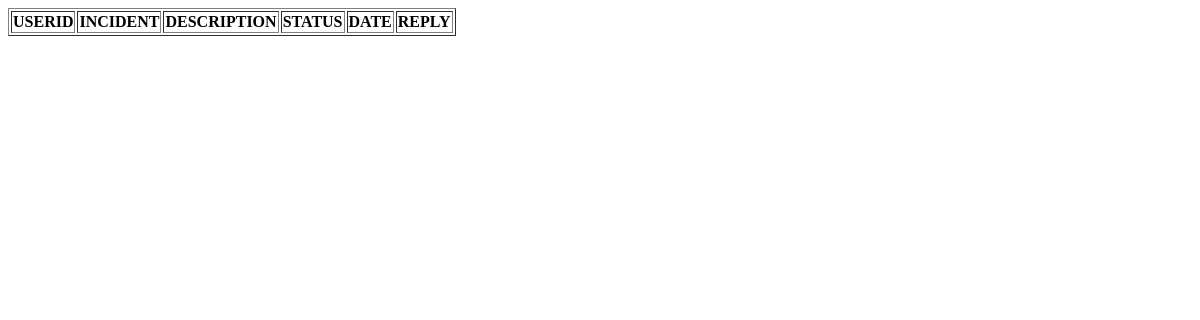
Page /complaint on the earlier database version.
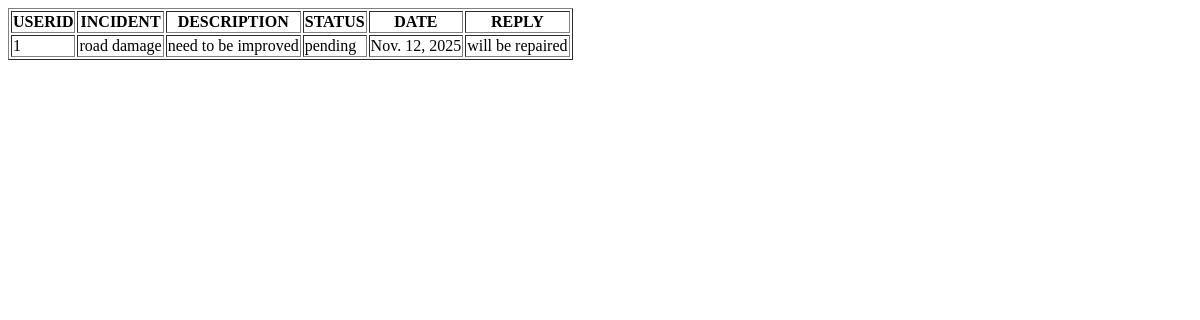
Same page on the later database version.
### roadapp/models.py (models this page shows)
class ComplaintTable(models.Model):
    USERID=models.ForeignKey(UserTable,on_delete=models.CASCADE,null=True,blank=True)
    Incident=models.CharField(max_length=50,null=True,blank=True)
    Description=models.CharField(max_length=200,null=True,blank=True)
    Status=models.CharField(max_length=20,null=True,blank=True)
    Reply=models.CharField(max_length=20,null=True,blank=True, default='pending')
    Date=models.DateField(auto_now_add=True)

### roadapp/views.py (the view)
# urls.py: path('complaint', complaint.as_view(), name='complaint'),
class complaint(View):
    def get(self, request):
        obj = ComplaintTable.objects.all()
        return render(request, "Administration/complaint.html", {'val': obj})

### templates/Administration/complaint.html (shortened to what this page needs)
<!DOCTYPE html>
<html lang="en">
<head>
</head>
<body>
     <table border="1">
        <tr>
            <th>USERID</th>
            <th>INCIDENT</th>
            <th>DESCRIPTION</th>
            <th>STATUS</th>
            <th>DATE</th>
            <th>REPLY</th>
        </tr>
        {% for i in val %}
        <tr>
            <td>{{ forloop.counter }}</td>
            <td>{{ i.Incident }}</td>
            <td>{{ i.Description}}</td>
            <td>{{ i.Status}}</td>
            <td>{{ i.Date}}</td>
            {% if i.Reply == 'pending' %}
            <td><a href="update/{{i.id}}">reply</a></td>
            {% else %}
            <td>{{i.Reply }}</td>
            {% endif %}
        </tr>
        {% endfor %}
    </table>
</body>
</html>

Differences in the rows shown:
added ComplaintTable: Incident "road damage", Description "need to be improved", Status "pending", Date "Nov. 12, 2025", Reply "will be repaired"
